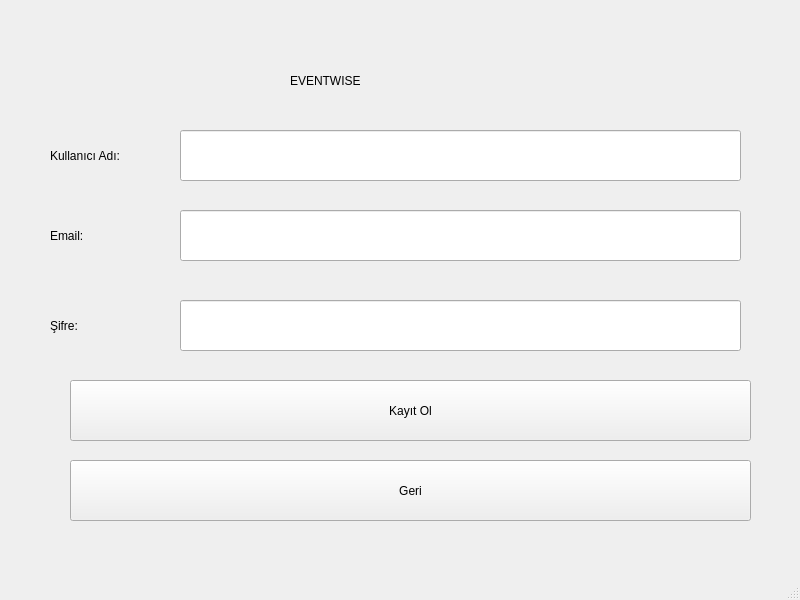
<?xml version="1.0" encoding="UTF-8"?>
<ui version="4.0">
 <class>MainWindow</class>
 <widget class="QMainWindow" name="MainWindow">
  <property name="geometry">
   <rect>
    <x>0</x>
    <y>0</y>
    <width>800</width>
    <height>600</height>
   </rect>
  </property>
  <property name="windowTitle">
   <string>MainWindow</string>
  </property>
  <widget class="QWidget" name="centralwidget">
   <widget class="QLabel" name="lbl_kullaniciadi">
    <property name="geometry">
     <rect>
      <x>50</x>
      <y>130</y>
      <width>131</width>
      <height>51</height>
     </rect>
    </property>
    <property name="text">
     <string>Kullanıcı Adı:</string>
    </property>
   </widget>
   <widget class="QLineEdit" name="txt_kullaniciadi">
    <property name="geometry">
     <rect>
      <x>180</x>
      <y>130</y>
      <width>561</width>
      <height>51</height>
     </rect>
    </property>
   </widget>
   <widget class="QLineEdit" name="txt_mail">
    <property name="geometry">
     <rect>
      <x>180</x>
      <y>210</y>
      <width>561</width>
      <height>51</height>
     </rect>
    </property>
   </widget>
   <widget class="QLabel" name="lbl_mail">
    <property name="geometry">
     <rect>
      <x>50</x>
      <y>210</y>
      <width>71</width>
      <height>51</height>
     </rect>
    </property>
    <property name="text">
     <string>Email:</string>
    </property>
   </widget>
   <widget class="QLineEdit" name="txt_sifre">
    <property name="geometry">
     <rect>
      <x>180</x>
      <y>300</y>
      <width>561</width>
      <height>51</height>
     </rect>
    </property>
   </widget>
   <widget class="QLabel" name="lbl_sifre">
    <property name="geometry">
     <rect>
      <x>50</x>
      <y>300</y>
      <width>111</width>
      <height>51</height>
     </rect>
    </property>
    <property name="text">
     <string>Şifre:</string>
    </property>
   </widget>
   <widget class="QLabel" name="lbl_name">
    <property name="enabled">
     <bool>true</bool>
    </property>
    <property name="geometry">
     <rect>
      <x>290</x>
      <y>50</y>
      <width>201</width>
      <height>61</height>
     </rect>
    </property>
    <property name="styleSheet">
     <string notr="true">qproperty-alignment: &quot;AlignCenter&quot;;</string>
    </property>
    <property name="text">
     <string>EVENTWISE</string>
    </property>
   </widget>
   <widget class="QPushButton" name="btn_kayitol">
    <property name="geometry">
     <rect>
      <x>70</x>
      <y>380</y>
      <width>681</width>
      <height>61</height>
     </rect>
    </property>
    <property name="text">
     <string>Kayıt Ol</string>
    </property>
   </widget>
   <widget class="QPushButton" name="btn_geri">
    <property name="geometry">
     <rect>
      <x>70</x>
      <y>460</y>
      <width>681</width>
      <height>61</height>
     </rect>
    </property>
    <property name="text">
     <string>Geri</string>
    </property>
   </widget>
  </widget>
  <widget class="QMenuBar" name="menubar">
   <property name="geometry">
    <rect>
     <x>0</x>
     <y>0</y>
     <width>800</width>
     <height>26</height>
    </rect>
   </property>
  </widget>
  <widget class="QStatusBar" name="statusbar"/>
 </widget>
 <tabstops>
  <tabstop>txt_kullaniciadi</tabstop>
  <tabstop>txt_mail</tabstop>
  <tabstop>txt_sifre</tabstop>
  <tabstop>btn_kayitol</tabstop>
  <tabstop>btn_geri</tabstop>
 </tabstops>
 <resources/>
 <connections/>
</ui>
